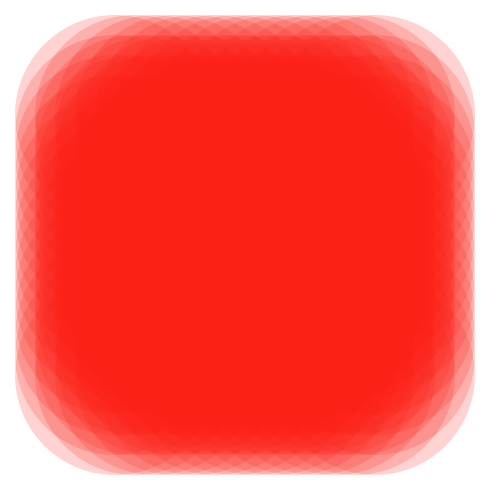
Frame 1 (no input)
Frame 60 (the mouse pressed at the canvas centre just before this capture): identical to frame 1, image omitted
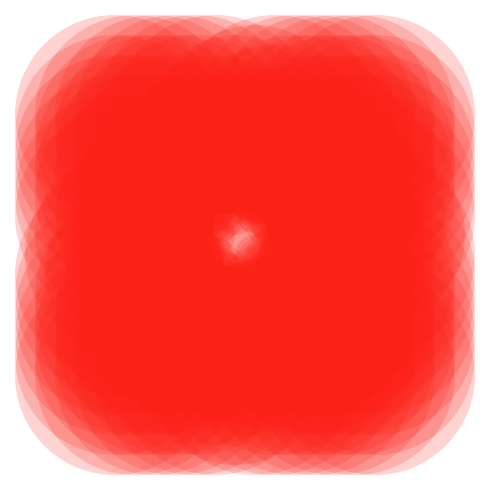
Frame 120 (the mouse held since frame 60 and released just before this capture)

The Processing sketch that drew these frames (run headless with seeded random() and noise(); from frame 60 on, the mouse is pressed at the canvas centre):

// Processing sketch: processing_154858
// ── processing_154858.pde

float proximity;
 
void setup()
{
 size(500,500);
}
 
void draw()
{
  background(255);
 fill(250, 32, 20, 50);
 noStroke();
 smooth();
 noCursor();
  
 for (int i =115; i <= width-115; i += 20)
 {
  for (int j =115; j <= height-115; j += 20)
 {
    proximity = min(((abs(mouseX-10-i)+abs(mouseY-10-j))/.5),300);
    pushMatrix();
    {
      translate(i, j);

      //rotate(PI/8);
      ellipse(0, 0, 100-proximity , 100-proximity);
       
       
       
    }
    popMatrix();
 }
 }
 }
